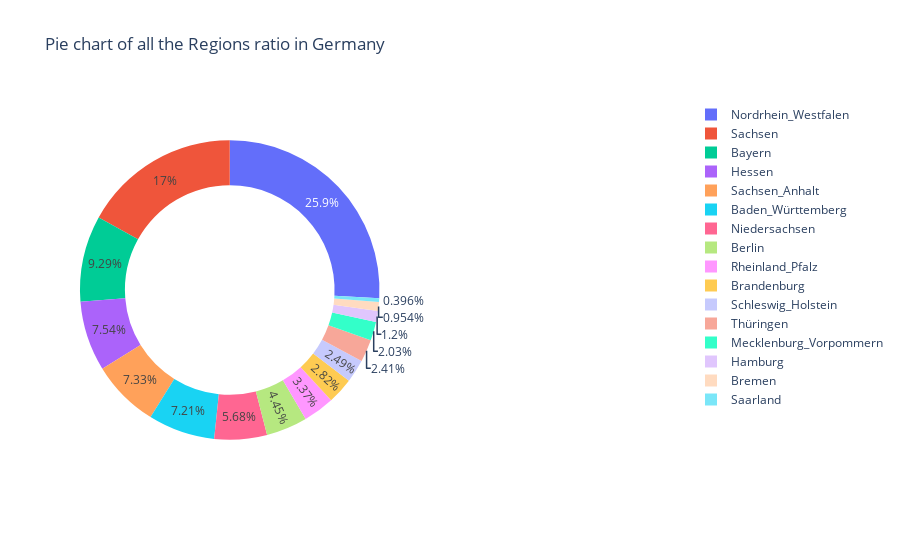

This figure's notebook cell:
### Markdown cell above
This visualization effectively highlights the regions with the most apartments, providing insights into the distribution of housing availability across different parts of Germany.

The code generates a horizontal bar chart to visualize the top regions in Germany with the largest numbers of apartments listed. It first calculates the count of apartments for each region using the 'regio1' column. The variable 'n' is set to 15, indicating the desired number of top regions to display. The 'nlargest()' function is then used to extract the top 'n' regions based on apartment counts.

The horizontal bar chart displays the selected regions on the y-axis and their corresponding apartment counts on the x-axis. Each bar represents a region, and its length corresponds to the number of apartments in that region. The x-axis is labeled "Apartments," and the y-axis is labeled "Regions."

The title "Top 15 Regions with the Largest Numbers" provides context, and the x-axis labels are rotated for better readability. The 'invert_yaxis()' function is used to display the region with the highest apartment count at the top, allowing for easy comparison between regions.

### Code cell
countpie = new_apartments_de['regio1'].value_counts()

fig = {
  "data": [
    {
      "values": countpie.values,
      "labels": countpie.index,
      "domain": {"x": [0, .5]},
      "name": "Region",
      "hoverinfo":"label+percent+name",
      "hole": .7,
      "type": "pie"
    },],
  "layout": {
        "title":"Pie chart of all the Regions ratio in Germany",
    }
}
iplot(fig)

### Figure 1 — Plotly figure (JSON) as saved in the notebook; plotly's stock layout.template omitted (floating-point values rounded to 4 significant figures)
{"data": [{"domain": {"x": [0, 0.5]}, "hole": 0.7, "hoverinfo": "label+percent+name", "labels": ["Nordrhein_Westfalen", "Sachsen", "Bayern", "Hessen", "Sachsen_Anhalt", "Baden_Württemberg", "Niedersachsen", "Berlin", "Rheinland_Pfalz", "Brandenburg", "Schleswig_Holstein", "Thüringen", "Mecklenburg_Vorpommern", "Hamburg", "Bremen", "Saarland"], "name": "Region", "type": "pie", "values": [22529, 14769, 8088, 6567, 6377, 6273, 4940, 3873, 2935, 2451, 2163, 2095, 1766, 1041, 830, 345]}], "layout": {"title": {"text": "Pie chart of all the Regions ratio in Germany"}}}
